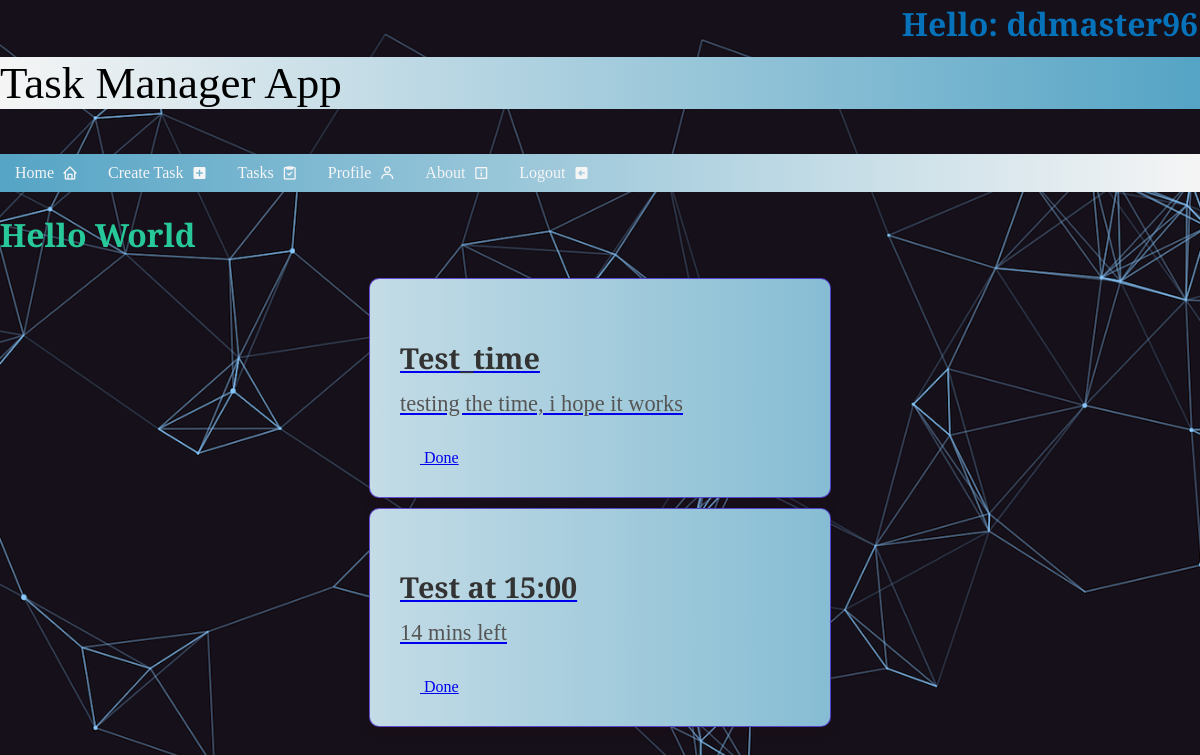
/tasks/done_tasks/ (signed in), run on the app's committed database.
### accounts/models.py (models this page shows, shortened)
class AppUser(AbstractBaseUser , PermissionsMixin):
    email = models.EmailField(
        unique=True
    )
    username = models.CharField(
        unique=True,
        max_length=150,
    )
    is_staff = models.BooleanField(
        _("staff status"),
        default=False,
        help_text=_("Designates whether the user can log into this admin site."),
    )
    is_active = models.BooleanField(
        _("active"),
        default=True,
        help_text=_(
            "Designates whether this user should be treated as active. "
            "Unselect this instead of deleting accounts."
        ),
    )
    objects = AppUserManager()
    EMAIL_FIELD = "email"
    USERNAME_FIELD = "username" # means the first credential in our auth
    REQUIRED_FIELDS = ["email"]

### tasks/models.py (models this page shows, shortened)
class Tasks(models.Model):
    name = models.CharField(
        max_length=100
    )
    description = models.TextField(
    )
    date_created = models.DateTimeField(
        auto_now_add=True
    )
    due_date = models.DateTimeField(
        help_text="Краен срок с дата и час"
    )
    remaining = models.DurationField(
        null=True,
        blank=True,
        help_text="Оставащо време до крайния срок"
    )
    profile = models.ForeignKey(
        Profile,
        on_delete=models.CASCADE,
        related_name="user_tasks",
        null=True,
        blank=True
    )
    status = models.CharField(
        choices=StatusChoices.choices,
        default=StatusChoices.PENDING,
        max_length=100,
    )

### tasks/views.py (the view)
# urls.py: path('done_tasks/', DoneDashboardView.as_view(), name='done_dashboard'),
class DoneDashboardView(ListView):
    model = Tasks
    template_name = 'tasks/task-done-dashboard.html'
    context_object_name = 'tasks'
    def get_queryset(self):
        user_profile = self.request.user.profile
        queryset = self.model.objects.filter(profile=user_profile).filter(status='Done')
        return queryset

### common/templatetags/user_info.py (called while the page is built)
@register.inclusion_tag('common/user_info.html')
def user_info(user):
    if user.is_authenticated:
        return {
            'user': user.username,
        }
    return {
        'user': 'Anonymous',
    }

### templates/tasks/task-done-dashboard.html
{% extends 'common/base.html' %}
{% block content %}
    {% for task in tasks %}
        <div class="task-box">
            <a href="{% url 'task_details' task.pk %}">
                <h3>{{ task.name }}</h3>
                <p>{{ task.description }}</p>
                <span class="task-status task.status == 'Done' done"></span>
                {{ task.status|title }}
            </a>
        </div>
    {% endfor %}
{% endblock %}

### templates/common/user_info.html
<div>
    <div>
        <h1 class="h1-title">Hello: {{ user }}</h1>
    </div>
</div>

### static/main_page.css (style rules this page uses)
h1 { color: #27c99a; font-family: "Playfair Display", serif; }
body { background-image: url('images/compute-ea4c57a4.png'); background-repeat: no-repeat; background-attachment: fixed; background-size: cover; background-position: center; }
p { background: linear-gradient(to left, #55a4c5, whitesmoke) no-repeat fixed; font-family: 'Playfair Display', serif; font-size: 45px; text-align: left; top: 10px }
.h1-title { text-align: right; margin: 0; padding: 2px; color: #0572ba; font-family: 'Playfair Display', serif; }

### static/nav.css (style rules this page uses)
body { margin: 0px; top: 0; }

### static/forms.css (style rules this page uses)
p { margin-top: 10px; }

### static/task_box.css (style rules this page uses)
.task-box { width: 400px; padding: 30px; margin: 10px auto; background: linear-gradient(to left, #55a4c5, whitesmoke) no-repeat fixed; border: 1px solid rgba(57, 9, 197, 0.69); border-radius: 10px; box-shadow: 0 8px 12px rgba(55, 8, 31, 0.1); font-family: "Playfair Display", serif; }
.task-box h3 { font-size: 1.8rem; color: #333; margin-bottom: 10px; }
.task-box p { font-size: 1.4rem; color: #555; line-height: 1.5; }
.task-box .task-status { display: inline-block; padding: 5px 10px; font-size: 0.8rem; color: #fff; border-radius: 5px; margin-top: 10px; }

### data on the page
AppUser: username "ddmaster96"
Tasks: name "Test_time", description "testing the time, i hope it works", status "Done"
Tasks: name "Test at 15:00", description "14 mins left", status "Done"
